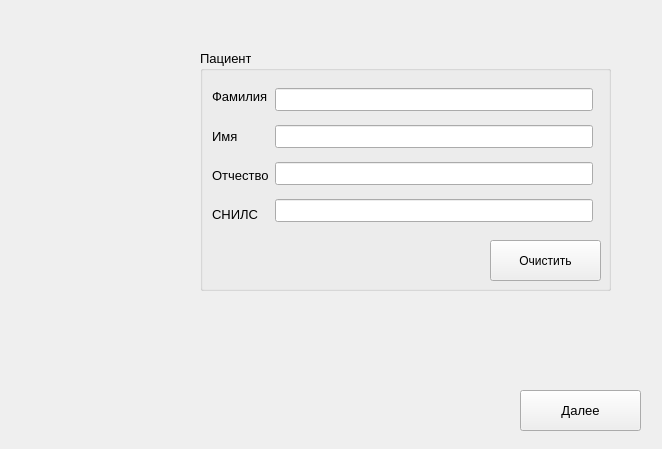
<?xml version="1.0" encoding="UTF-8"?>
<ui version="4.0">
 <class>Doctor</class>
 <widget class="QWidget" name="Doctor">
  <property name="geometry">
   <rect>
    <x>0</x>
    <y>0</y>
    <width>662</width>
    <height>449</height>
   </rect>
  </property>
  <property name="windowTitle">
   <string>Form</string>
  </property>
  <widget class="QPushButton" name="nextButton">
   <property name="geometry">
    <rect>
     <x>520</x>
     <y>390</y>
     <width>121</width>
     <height>41</height>
    </rect>
   </property>
   <property name="font">
    <font>
     <pointsize>10</pointsize>
    </font>
   </property>
   <property name="text">
    <string>Далее</string>
   </property>
  </widget>
  <widget class="QGroupBox" name="groupBox">
   <property name="geometry">
    <rect>
     <x>200</x>
     <y>50</y>
     <width>411</width>
     <height>241</height>
    </rect>
   </property>
   <property name="font">
    <font>
     <pointsize>10</pointsize>
    </font>
   </property>
   <property name="title">
    <string>Пациент</string>
   </property>
   <widget class="QPushButton" name="clearButton">
    <property name="geometry">
     <rect>
      <x>290</x>
      <y>190</y>
      <width>111</width>
      <height>41</height>
     </rect>
    </property>
    <property name="font">
     <font>
      <pointsize>9</pointsize>
     </font>
    </property>
    <property name="cursor">
     <cursorShape>ArrowCursor</cursorShape>
    </property>
    <property name="mouseTracking">
     <bool>false</bool>
    </property>
    <property name="tabletTracking">
     <bool>false</bool>
    </property>
    <property name="text">
     <string>Очистить</string>
    </property>
   </widget>
   <widget class="QWidget" name="">
    <property name="geometry">
     <rect>
      <x>12</x>
      <y>30</y>
      <width>381</width>
      <height>151</height>
     </rect>
    </property>
    <layout class="QHBoxLayout" name="horizontalLayout">
     <item>
      <layout class="QVBoxLayout" name="verticalLayout_2">
       <item>
        <widget class="QLabel" name="label">
         <property name="text">
          <string>Фамилия</string>
         </property>
        </widget>
       </item>
       <item>
        <widget class="QLabel" name="label_2">
         <property name="text">
          <string>Имя</string>
         </property>
        </widget>
       </item>
       <item>
        <widget class="QLabel" name="label_3">
         <property name="text">
          <string>Отчество</string>
         </property>
        </widget>
       </item>
       <item>
        <widget class="QLabel" name="label_4">
         <property name="text">
          <string>СНИЛС</string>
         </property>
        </widget>
       </item>
      </layout>
     </item>
     <item>
      <layout class="QVBoxLayout" name="verticalLayout">
       <item>
        <widget class="QLineEdit" name="surnameLineEdit"/>
       </item>
       <item>
        <widget class="QLineEdit" name="nameLineEdit"/>
       </item>
       <item>
        <widget class="QLineEdit" name="patronymicLineEdit"/>
       </item>
       <item>
        <widget class="QLineEdit" name="snilsLineEdit"/>
       </item>
      </layout>
     </item>
    </layout>
   </widget>
  </widget>
 </widget>
 <resources/>
 <connections/>
</ui>
